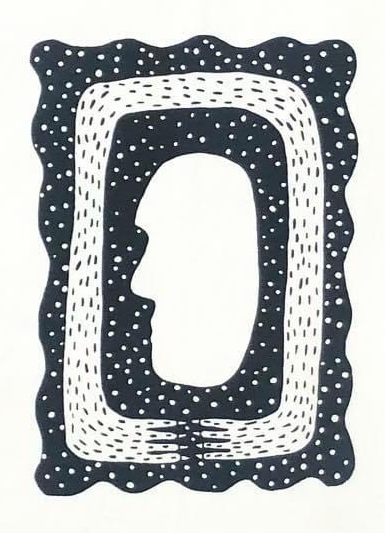
#> input picture Cropped Images To Test SwamImageBackground/black on white.png, 385 x 533 px
$ python swap_background.py
#> lines starting #> are read from the running program, lines starting #| are printed output that depends on the picture; after the words box and inside, x2 and y2 are one past the last pixel; in counts of white or black regions, pixels touching at a corner belong together
import numpy
import matplotlib.pyplot as plt
# import matplotlib.image as mpimg
from PIL import Image
import cv2

if __name__ == "__main__":
    filepath = "./Cropped Images To Test SwamImageBackground/black on white.png"
    out_filepath = "./Cropped Images To Test SwamImageBackground/white on gray.png"
    # https://matplotlib.org/stable/api/_as_gen/matplotlib.pyplot.imread.html
    # img = mpimg.imread(filepath)

    img = numpy.array(Image.open(filepath).convert('L'))

    thresh = 180
    img_mask = numpy.where(img >= thresh, 1, 0)
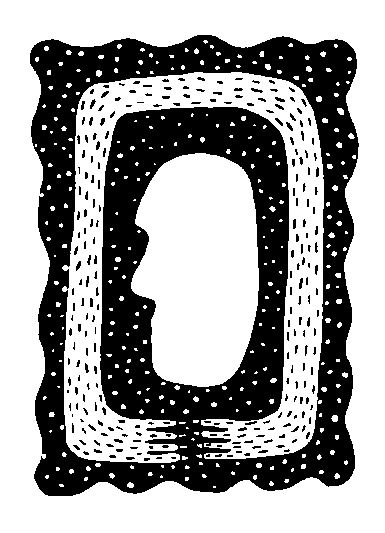
#> img_mask: shape (533, 385) int64; values 0 (black) and 1 (white), 62.2% white; 254 black regions (194 under 20 px), largest, box (x1, y1, x2, y2) and area: (30, 35, 359, 496) 73463, (251, 88, 263, 93) 31, (286, 122, 293, 131) 31

    # convert black to foreground object color, white to background color
    background_color = numpy.array([256, 256, 256]) # numpy.array([0, 0, 0])
    foreground_color = numpy.array([0, 0, 0]) # numpy.array([256, 256, 256])
    bacpkground_img = numpy.expand_dims(img_mask, 2) * background_color
    foreground_img= numpy.expand_dims(1 - img_mask, 2) * foreground_color
#> foreground_img: shape (533, 385, 3) int64; every value is 0

    out_img = foreground_img + bacpkground_img
    plt.imshow(out_img)
    plt.tick_params(left=False,
                    bottom=False,
                    labelleft=False,
                    labelbottom=False)
    for spine in plt.gca().spines.values():
        spine.set_visible(False)
    plt.show()

    remove_background = True
    if remove_background:
        out_img = out_img / 256.
        plt.imsave(out_filepath, arr=out_img)
        rgb_image = cv2.imread(out_filepath)
        rgba_image = cv2.cvtColor(rgb_image, cv2.COLOR_RGB2RGBA)
        rgba_image[:,:,3] = ((1-img_mask)*255).astype('uint8')
        _, mask = cv2.threshold(rgba_image[:, :, 3], 0, 255, cv2.THRESH_BINARY)
        ### USE THIS TO SAVE - NOT MATPLOTLIB ###
        out_filepath = "./Cropped Images To Test SwamImageBackground/white mask.png"
        cv2.imwrite(out_filepath, rgba_image)
        plt.imshow(rgba_image)
        plt.tick_params(left=False,
                        bottom=False,
                        labelleft=False,
                        labelbottom=False)
        for spine in plt.gca().spines.values():
            spine.set_visible(False)
        plt.title("CHANGE cv2.imwrite filepath to save image without background, not this matplotlib widget.")
        plt.show()

    # check distribution
    #plt.hist(img.ravel(), bins=256, range=(0.0, 256.0), fc='k', ec='k')
